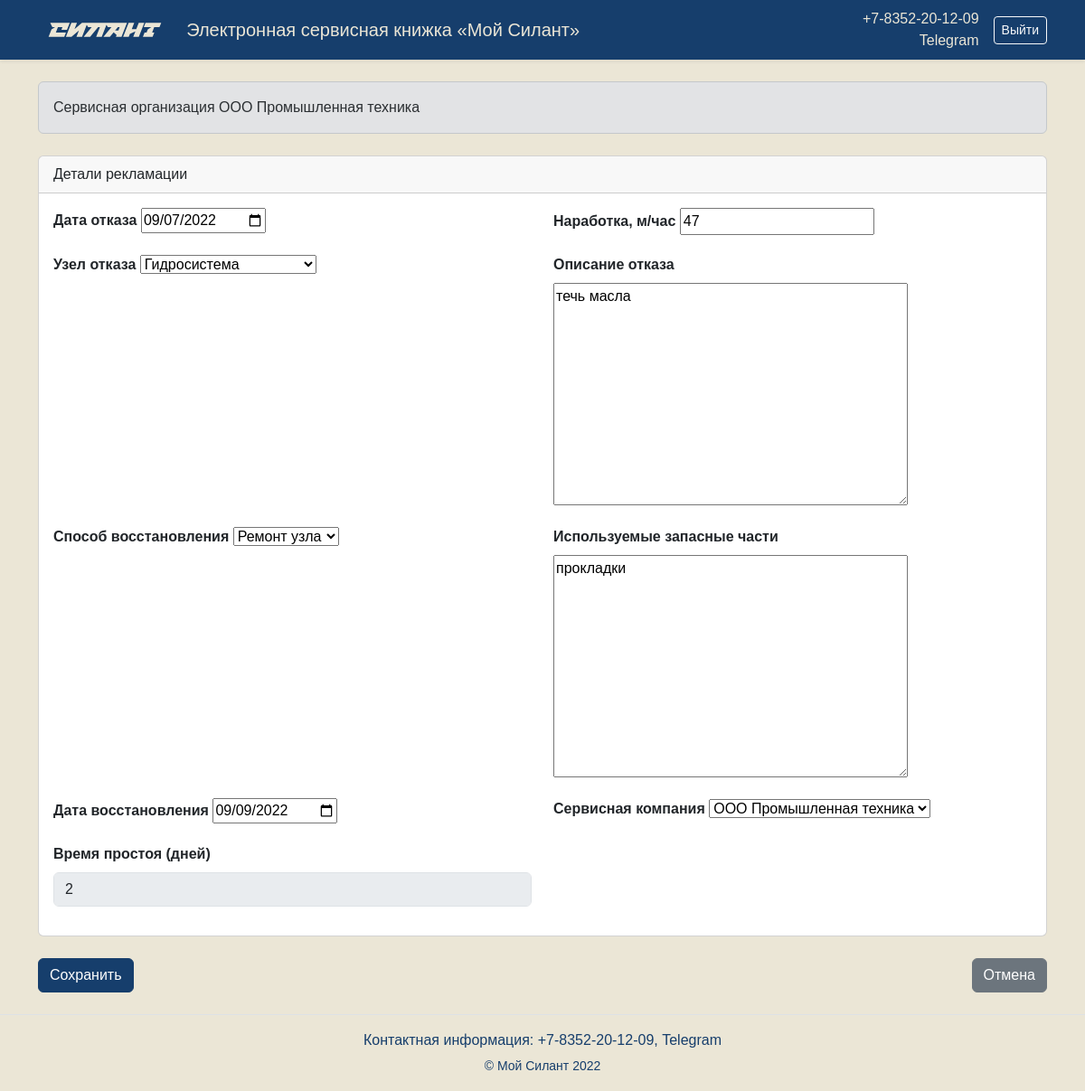
The page /reclamation/14/edit/ (signed in) on the database its author committed.
### monitoring/models.py (models this page shows, shortened)
class User(AbstractUser):
    ROLE_CHOICES = (
        ('client', 'Клиент'),
        ('service', 'Сервисная организация'),
        ('manager', 'Менеджер ЧЗСА'),
    )
    role = models.CharField(max_length=20, choices=ROLE_CHOICES, default='client')
    company = models.CharField(max_length=255, blank=True, null=True)
    phone = models.CharField(max_length=20, blank=True, null=True)

class Reclamation(models.Model):
    machine = models.ForeignKey(
        Machine,
        on_delete=models.CASCADE,
        related_name='reclamations',
        verbose_name="Машина"
    )
    failure_date = models.DateField(verbose_name="Дата отказа")
    operating_hours = models.PositiveIntegerField(verbose_name="Наработка, м/час")
    failure_node = models.ForeignKey(
        FailureNode,
        on_delete=models.PROTECT,
        verbose_name="Узел отказа"
    )
    failure_description = models.TextField(verbose_name="Описание отказа")
    recovery_method = models.ForeignKey(
        RecoveryMethod,
        on_delete=models.PROTECT,
        verbose_name="Способ восстановления"
    )
    spare_parts_used = models.TextField(blank=True, verbose_name="Используемые запасные части")
    recovery_date = models.DateField(verbose_name="Дата восстановления")
    service_company = models.ForeignKey(
        User,
        on_delete=models.SET_NULL,
        null=True,
        blank=True,
        limit_choices_to={'role': 'service'},
        verbose_name="Сервисная компания"
    )
    created_at = models.DateTimeField(auto_now_add=True)
    updated_at = models.DateTimeField(auto_now=True)
    @property
    def downtime(self):
        if self.failure_date and self.recovery_date:
            return (self.recovery_date - self.failure_date).days
        return None
    class Meta:
        ordering = ['-failure_date']

### monitoring/views.py (the view, shortened to what this page needs)
class ReclamationUpdateView(LoginRequiredMixin, UserPassesTestMixin, UpdateView):
    model = Reclamation
    form_class = ReclamationForm
    template_name = 'monitoring/reclamation_form.html'
    def test_func(self):
        return self.request.user.role in ['service', 'manager']

### monitoring/forms.py
class ReclamationForm(forms.ModelForm):
    class Meta:
        model = Reclamation
        fields = [
            'failure_date',
            'operating_hours',
            'failure_node',
            'failure_description',
            'recovery_method',
            'spare_parts_used',
            'recovery_date',
            'service_company',
        ]
        widgets = {
            'failure_date': forms.DateInput(attrs={'type': 'date'}),
            'recovery_date': forms.DateInput(attrs={'type': 'date'}),
        }

### monitoring/models.py (called while the page is built)
    def __str__(self):
        return self.name

    def __str__(self):
        return self.name

### monitoring/utils.py (called while the page is built)
def role_required(roles):
    def decorator(view_func):
        @wraps(view_func)
        def wrapper(request, *args, **kwargs):
            if request.user.is_authenticated and request.user.role in roles:
                return view_func(request, *args, **kwargs)
            return HttpResponseForbidden("Доступ запрещен")
        return wrapper
    return decorator

### monitoring/templates/monitoring/reclamation_form.html (shortened to what this page needs)
{% extends "monitoring/base.html" %}
{% block content %}
<div class="container mt-4">
    <form method="post">
        <div class="card mb-4">
            <div class="card-header">Детали рекламации</div>
            <div class="card-body">
                <div class="row">
                    {% for field in form %}
                    <div class="col-md-6 mb-3">
                        <label class="form-label">{{ field.label }}</label>
                        {{ field }}
                    </div>
                    {% endfor %}
                    {% if object %}
                    <div class="col-md-6 mb-3">
                        <label class="form-label">Время простоя (дней)</label>
                        <input type="text" class="form-control" value="{{ object.downtime }}" disabled>
                    </div>
                    {% endif %}
                </div>
            </div>
        </div>
        <div class="d-flex justify-content-between">
            <button type="submit" class="btn btn-primary">
                {% if object %}Сохранить{% else %}Добавить{% endif %}
            </button>
            <a href="{% url 'monitoring:reclamation_list' %}" class="btn btn-secondary">Отмена</a>
        </div>
    </form>
</div>
{% endblock %}

### monitoring/templates/monitoring/base.html (shortened to what this page needs)
<!DOCTYPE html>
{% load static %}
<html lang="ru">
<head>
    <link href="https://cdn.jsdelivr.net/npm/bootstrap@5.3.1/dist/css/bootstrap.min.css" rel="stylesheet">
    <link rel="stylesheet" href="https://cdn.jsdelivr.net/npm/bootstrap-icons@1.10.5/font/bootstrap-icons.css">
</head>
<body>
    <header class="bg-primary text-white shadow-sm">
        <div class="container d-flex flex-wrap align-items-center justify-content-between py-2">
            <div class="d-flex align-items-center">
                <img src="{% static 'images/logotype_accent_RGB_1.svg' %}" alt="Логотип" height="50" class="me-3">
                <h1 class="h5 mb-0">Электронная сервисная книжка «Мой Силант»</h1>
            </div>
            <div class="d-flex align-items-center">
                <div class="me-3 text-end">
                    <div>+7-8352-20-12-09</div>
                    <div>Telegram</div>
                </div>
                {% if user.is_authenticated %}
                    <form method="post" action="{% url 'monitoring:logout' %}" class="d-inline">
                            <button type="submit" class="btn btn-outline-light btn-sm">Выйти</button>
                    </form>
                {% else %}
                    <a href="{% url 'monitoring:login' %}" class="btn btn-outline-light btn-sm">Войти</a>
                {% endif %}
            </div>
        </div>
    </header>
    <main class="py-4">
        <div class="container mb-4">
            {% if user.is_authenticated %}
                <div class="alert alert-secondary">
                    <div>
                        {% if user.role == "client" %}
                            Клиент
                        {% elif user.role == "service" %}
                            Сервисная организация
                        {% elif user.role == "manager" %}
                            Менеджер ЧЗСА
                        {% else %}
                            Пользователь
                        {% endif %}
                        {{ user.get_full_name|default:user.username }}
                    </div>
                </div>
            {% endif %}
        </div>
        {% block content %}{% endblock %}
    </main>
    <footer class="bg-light text-center text-muted py-3 border-top">
        <div>
            <p class="mb-1">Контактная информация: +7-8352-20-12-09, Telegram</p>
            <small>© Мой Силант 2022</small>
        </div>
    </footer>
</body>
</html>

### monitoring/templates/monitoring/base.html (style rules this page uses)
body { font-family: 'PT Astra Sans', sans-serif; color: #163E6C; background-color: #EBE6D6; }
header.bg-primary { background-color: #163E6C !important; color: #EBE6D6 !important; }
footer.bg-light { background-color: #EBE6D6 !important; color: #163E6C !important; }
.btn-primary { background-color: #163E6C; border-color: #163E6C; }
.form-label { font-weight: 600; }

### rows shown on the page
User: get_full_name "ООО Промышленная техника"
Reclamation: form "09/07/2022" "47" "Гидросистема" "течь масла" "Ремонт узла" "прокладки" "09/09/2022" "ООО Промышленная техника", downtime "2"

### other values the page prints
{{ field.label }} "Дата отказа" "Наработка, м/час" "Узел отказа" "Описание отказа" "Способ восстановления" "Используемые запасные части" "Дата восстановления" "Сервисная компания"
